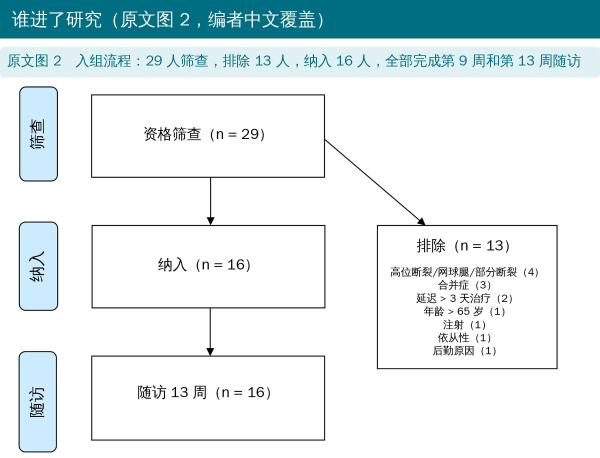
#> input picture wechat/achilles-rupture-early-pre-christensen/images/img05.jpg, 1200 x 915 px (shown at 1/2 size)
$ python -i make_figs.py   (imports and definitions only)
#> lines starting #> are read from the running program, lines starting #| are printed output that depends on the picture
#!/usr/bin/env python3
"""Nakai 等 2026 IJSPT 弹性趾管训练对足内在肌大小和反应力量的急性效应（随机交叉研究）：首图为原题直译标题卡；
原文图 1 流程图框内英文擦掉后在原位置写中文，图 2、图 3 为照片（图内无英文），图注译成中文；
三种条件做法卡、结果图（横截面积、RSI、主观评价）和临床卡为编者根据原文方法和表 1～4 整理。
用法：python3 make_figs.py <原文 PDF> <输出目录>"""
import sys
import pymupdf
from PIL import Image, ImageDraw, ImageFont

PDF, OUT = sys.argv[1], sys.argv[2]
F = '/usr/share/fonts/truetype/wqy/wqy-zenhei.ttc'
font = lambda s: ImageFont.truetype(F, max(8, int(s)))
INK = (30, 30, 30); GREY = (110, 110, 110); TEAL = (0, 110, 130); RED = (190, 40, 50)
LT = (225, 240, 243); OR = (252, 240, 230); GR = (232, 245, 233); PK = (250, 228, 228); PU = (234, 230, 246)
Z = 4
K, G, R = (0, 0, 0), (94, 94, 94), (255, 38, 0)
# [1 line not run here, left out]
PUNC = '，。；、：）”'


def save(im, n):
    im.convert('RGB').save(f'{OUT}/img{n:02d}.jpg', quality=88, optimize=True)


# [38 lines left out: functions titled, capbox, para, bullet, not called in this run]


def para_h(t, fs, w, gap=10):
    d0 = ImageDraw.Draw(Image.new('RGB', (1, 1)))
    return para(d0, 0, 0, t, fs, w, gap=gap)


# [9 lines left out: function phases, not called in this run]


import numpy as np


import io


def raw(x):
#> further down, picture is the input picture: PIL image 1200x915 RGB; mean R, G, B 223.6, 235, 237.5
    return Image.open(io.BytesIO(doc.extract_image(x)['image'])).convert('RGB')


def cover_from(im, cx=0.5, cy=0.5):
    """封面 900×383：从原文插图按比例裁出一块（cx、cy 为裁剪中心的相对位置）"""
#> called with cx = 0.5, cy = 0.5
    r = 900 / 383; w, h = im.size
#> after `w, h = im.size`: w = 1200; h = 915
    if w / h > r: cw, ch = round(h * r), h
    else: cw, ch = w, round(w / r)
#> cw = 1200; ch = 511
    x = min(max(0, round(cx * w - cw / 2)), w - cw); y = min(max(0, round(cy * h - ch / 2)), h - ch)
#> after `x = min(max(0, round(cx * w - cw / 2)), w - cw)`: x = 0
#> after `y = min(max(0, round(cy * h - ch / 2)), h - ch)`: y = 202
    im.crop((x, y, x + cw, y + ch)).resize((900, 383), Image.LANCZOS).convert('RGB').save(f'{OUT}/cover.jpg', quality=90)
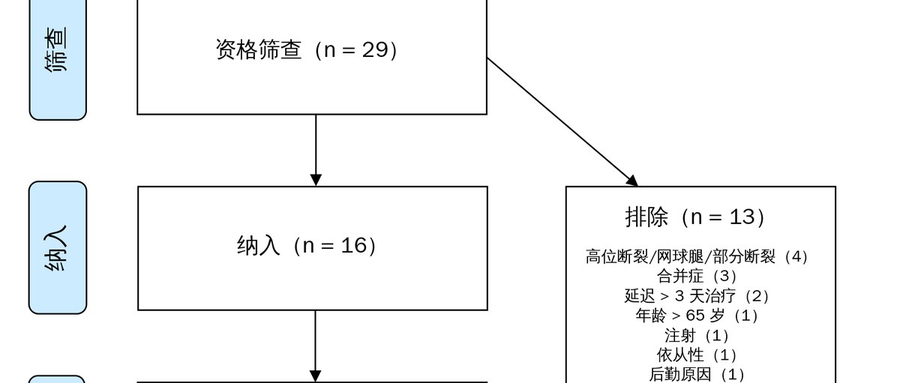
#> saved as cover.jpg: PIL image 900x383 RGB; mean R, G, B 244.8, 246, 246.7


# [12 lines left out: function tiles, not called in this run]


def one(x, cap, title, n):
    save(titled(capbox(x, cap), title), n)


# [75 lines left out: functions title_card, zh_label, zh_boxes, heal, dark_mask, vtext, not called in this run]


def chart_style():
    import matplotlib; matplotlib.use('Agg'); import matplotlib.pyplot as plt
    from matplotlib import font_manager as fm
    fm.fontManager.addfont(F); plt.rcParams['font.family'] = fm.FontProperties(fname=F).get_name()
    plt.rcParams['axes.unicode_minus'] = False
    return plt


def figsave(plt, fig, title, n):
    b = io.BytesIO(); fig.savefig(b, dpi=150, bbox_inches='tight', facecolor='white'); plt.close(fig)
    save(titled(Image.open(b).convert('RGB'), title), n)


# 首图：原题直译
# [7 lines not run here, left out]

# 原文图 1：交叉设计流程图，框内英文刷掉后写中文
# [1 line that did not run here, left out]
B = [((82, 10, 440, 52), '受试者（n = 20）', 20, 'c'), ((82, 87, 440, 129), '随机交叉设计', 20, 'c')]
# [5 lines not run here, left out]
# [1 line that did not run here, left out]
# [2 lines not run here, left out]
# [1 line that did not run here, left out]
# [1 line that did not run here, left out]
save(titled(capbox(cv, '原文图 1　随机交叉设计流程：20 名受试者以随机顺序完成三种条件，每种条件前后各测一次超声和反弹跳，条件之间洗脱至少 1 周（RJ = 反弹跳）'),
            '研究流程（原文图 1，编者中文覆盖）'), 2)

# 原文图 3：趾管训练（照片内只有分图字母 A/B）
one(raw(90), '原文图 3　弹性趾管训练：A 起始位；B 踝跖屈到末端、足趾保持屈曲。弹力管两端打结卡在拇趾和第 2 趾之间，另一端手握',
    '弹性趾管训练怎么做（原文图 3）', 3)

# 编者整理：三种条件的具体做法
phases('三种条件与测量（编者根据原文方法整理）', [
    ('弹性趾管训练（Tube-ex）', OR, RED, [
        '坐位，训练侧膝关节完全伸直，足跟着地',
        '绿色 TheraBand 弹力管（重阻力，长 1 m），两端打结，结卡在拇趾和第 2 趾之间，另一端手握，阻力方向与小腿长轴平行',
        '对抗弹力做踝跖屈和背伸；跖屈到末端时，所有足趾（含拇趾）的跖趾关节和趾间关节保持屈曲，足内在肌最大收缩 5 秒',
        '每组 10 次，共 3 组，组间休息 45 秒；口头提示避免趾间关节伸直']),
    ('短足训练（SF-ex）', LT, TEAL, [
        '坐位，膝关节屈曲约 90°',
        '把第一跖骨头往足跟方向拉，足沿前后方向“缩短”，不卷趾、不抬脚，在能感到足底肌收缩的位置保持 5 秒',
        '有视觉反馈监控足弓抬高；每组 10 次最大收缩，共 3 组，组间休息 45 秒（与趾管训练同量）']),
    ('对照', (240, 240, 240), GREY, ['同一坐姿静坐 5 分钟，不动足趾和踝']),
    ('每次干预前后都测', GR, (40, 120, 60), [
        '超声测非优势足 3 块足内在肌横截面积：拇展肌（AbH）、拇短屈肌（FHB）、趾短屈肌（FDB），每块取 3 张图平均',
        '非优势腿单腿连续反弹跳 7 次 × 2 组（Optojump 光电测时），去掉最大和最小后取 5 跳平均；反应力量指数 RSI = 腾空时间 ÷ 触地时间']),
], 4)

# 原文图 2：趾握力计（照片内为日文，无英文）
one(raw(77), '原文图 2　测趾握力用的趾握力计（Takei T.K.K. 3364）。坐位，髋、膝、踝均屈 90°，足跟抵住挡板、足背用非弹性带轻固定，拇趾近节对准握杆',
    '基线测量：趾握力（原文图 2）', 5)

# [1 line that did not run here, left out]
# CSA 变化
M = ['拇展肌 AbH', '拇短屈肌 FHB', '趾短屈肌 FDB']
D = {'弹性趾管': [20.38, 10.74, 25.46], '短足训练': [11.40, 5.03, 16.90], '对照': [0.77, -0.71, 0.70]}
MDC = {'弹性趾管': [7.90, 9.10, 9.42], '短足训练': [10.21, 8.51, 10.52], '对照': [9.29, 7.46, 5.91]}
PRE = {'弹性趾管': [230.35, 190.11, 196.63], '短足训练': [232.57, 190.51, 197.83], '对照': [231.48, 185.91, 192.35]}
C = {'弹性趾管': '#D2553C', '短足训练': '#2C8C9E', '对照': '#A0A0A0'}
# [1 line that did not run here, left out]
# [13 lines not run here, left out]

# RSI
# [1 line that did not run here, left out]
R = {'弹性趾管': (0.366, 0.404, '+0.038'), '短足训练': (0.367, 0.376, '+0.009'), '对照': (0.372, 0.370, '-0.001')}  # Δ 照抄原文表 3
# [10 lines not run here, left out]

# 主观评价
# [1 line that did not run here, left out]
Q = ['容易做', '觉得有效', '有被练到的感觉']; T = [(4.40, 0.99), (4.30, 1.03), (4.45, 1.15)]; Sx = [(2.75, 1.65), (3.65, 1.14), (3.40, 1.43)]
P = ['P = 0.005，r = 0.61', 'P = 0.072（不显著）', 'P = 0.042，r = 0.45']
# [23 lines not run here, left out]

# 封面：原文图 3 两张趾管训练照片，裁足和小腿部分，并抹掉分图字母 A/B
# [1 line that did not run here, left out]
# [1 line that did not run here, left out]
# [1 line that did not run here, left out]
# [1 line not run here, left out]

>>> from PIL import Image
>>> picture = Image.open('../../achilles-rupture-early-pre-christensen/images/img05.jpg')
>>> result = cover_from(picture)
